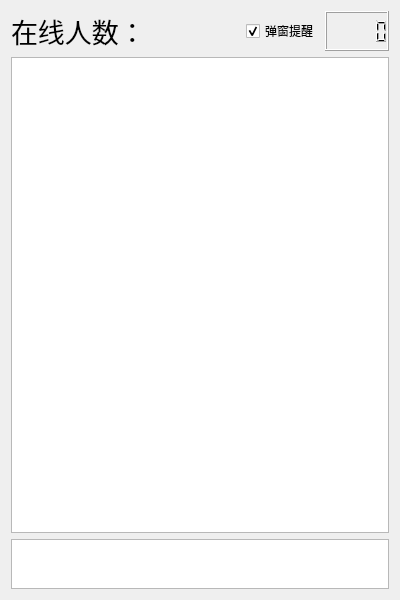
<?xml version="1.0" encoding="UTF-8"?>
<ui version="4.0">
 <class>Widget</class>
 <widget class="QWidget" name="Widget">
  <property name="geometry">
   <rect>
    <x>0</x>
    <y>0</y>
    <width>400</width>
    <height>600</height>
   </rect>
  </property>
  <property name="windowTitle">
   <string>在线表</string>
  </property>
  <property name="windowIcon">
   <iconset>
    <normaloff>table.png</normaloff>table.png</iconset>
  </property>
  <layout class="QGridLayout" name="gridLayout">
   <item row="0" column="0">
    <layout class="QVBoxLayout" name="verticalLayout">
     <item>
      <layout class="QHBoxLayout" name="horizontalLayout">
       <item>
        <widget class="QLabel" name="label">
         <property name="font">
          <font>
           <pointsize>20</pointsize>
          </font>
         </property>
         <property name="text">
          <string>在线人数：</string>
         </property>
        </widget>
       </item>
       <item>
        <spacer name="horizontalSpacer">
         <property name="orientation">
          <enum>Qt::Horizontal</enum>
         </property>
         <property name="sizeHint" stdset="0">
          <size>
           <width>40</width>
           <height>20</height>
          </size>
         </property>
        </spacer>
       </item>
       <item>
        <widget class="QCheckBox" name="checkBox">
         <property name="text">
          <string>弹窗提醒</string>
         </property>
         <property name="checked">
          <bool>true</bool>
         </property>
        </widget>
       </item>
       <item>
        <widget class="QLCDNumber" name="lcdNumber"/>
       </item>
      </layout>
     </item>
     <item>
      <widget class="QListWidget" name="listWidget">
       <property name="minimumSize">
        <size>
         <width>50</width>
         <height>50</height>
        </size>
       </property>
      </widget>
     </item>
     <item>
      <widget class="QTextEdit" name="textEdit">
       <property name="maximumSize">
        <size>
         <width>10000</width>
         <height>50</height>
        </size>
       </property>
       <property name="mouseTracking">
        <bool>true</bool>
       </property>
       <property name="acceptDrops">
        <bool>true</bool>
       </property>
       <property name="readOnly">
        <bool>true</bool>
       </property>
       <property name="textInteractionFlags">
        <set>Qt::NoTextInteraction</set>
       </property>
      </widget>
     </item>
    </layout>
   </item>
  </layout>
 </widget>
 <resources/>
 <connections/>
</ui>
